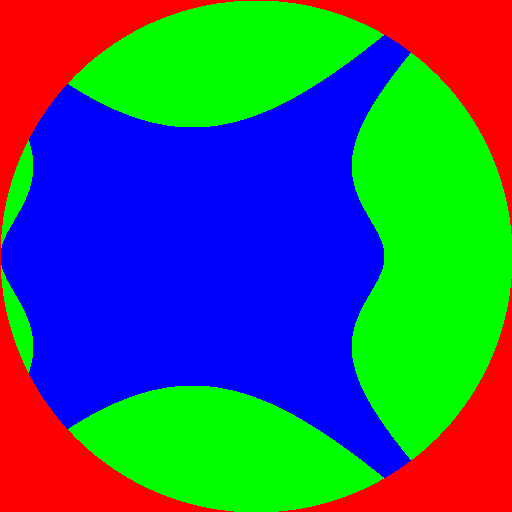

The Python source for this figure:
import random as r
import math
from PIL import Image
imgx = 9
imgy = 9
image = Image.new("RGB",(imgx,imgy))

def mandelbrot():
	global r
	# initial z = (a,b)
	for d in range(imgy):
		for c in range(imgx):
			a = 0
			b = 0
			for x in range(2):
				# zsqr = (a^2-b^2,2*a*b)
				# z = zsqr + (-2+1*c/2,-2+1*d/2)
				# each c increases by 1/2 so it goes from -2 to 2
				# 1 try = red, 2 tries = green, and does not escape = blue
				a = ((a**2)-(b**2))+(-2+(c/2))
				b = (2*a*b)+(2-(d/2))
				if x == 0:
					if math.sqrt(a**2 + b**2) >= 2:
						image.putpixel((c,d),(255,0,0))
						break
				if x == 1:
					if math.sqrt(a**2 + b**2) >= 2:
						image.putpixel((c,d),(0,255,0))
						break
				# default pixel color is blue
				image.putpixel((c,d),(0,0,255))
				


mandelbrot()
image.save("mandelbrot.png", "PNG")